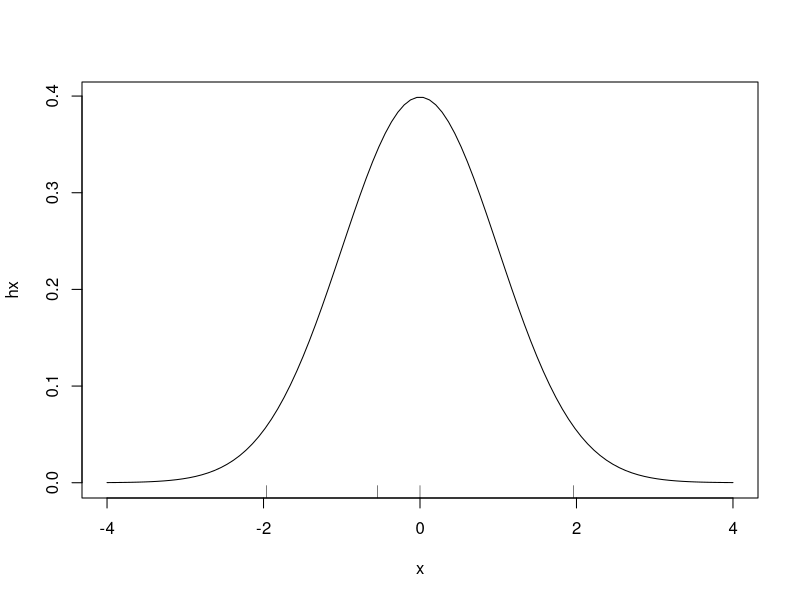
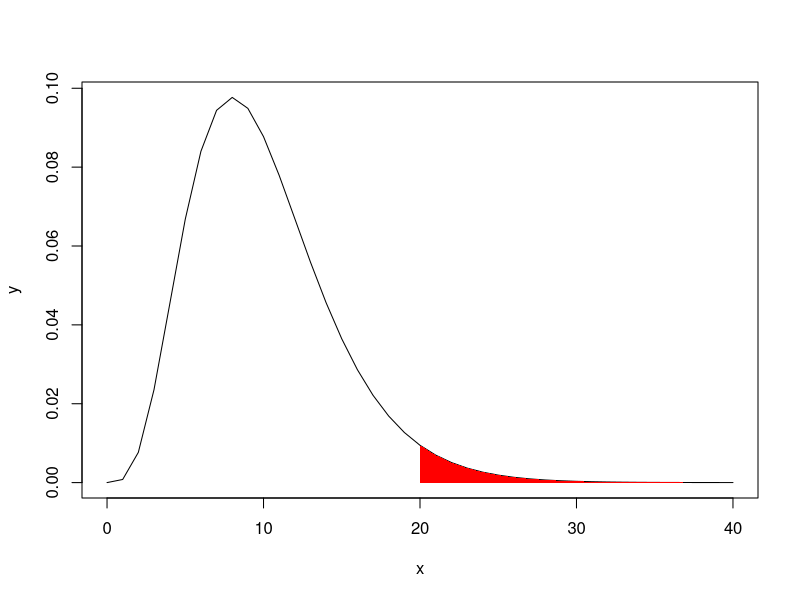

These charts were generated, in order, by the following R code:
## ---- chunk 1
knitr::opts_chunk$set(echo = TRUE)
## ---- chunk 2
knitr::opts_chunk$set(echo = TRUE)
## ---- chunk 3
x<-c(3.801895,5.214785,5.445979,4.293448,7.401404,4.156799,6.029400,3.982314,3.605331,4.707879,4.087529,4.635022,5.597247,3.889285,6.268631,
6.304441,5.565396,5.380210,1.754372,5.449418)
u.test<-function(x,mu,thegma)
{  Se=thegma/sqrt(length(x))
   u=(mean(x)-mu)/Se
   p=pnorm(u)
   list(u=u, p=p)
}
rst<-u.test(x,5,1)
rst

m<-qnorm(0.975)
x <- seq(-4, 4, length=100)
hx <- dnorm(x)
plot(x,hx,"l")
rug(c(-m,rst$u,0,m))

## ---- chunk 4
n <- pnorm(80,100,15)
n
pnorm(120,100,15)-pnorm(80,100,15)

## ---- chunk 5
u.test<-function(x,mu,thegma,alternative="twoside")
{  Se=thegma/sqrt(length(x))
   u <-(mean(x)-mu)/Se
   p <-pnorm(u)
   if(alternative=="twoside") p<-2*(1-pnorm(abs(u))) #u轉成正的可得兩邊面積
   #1-pnorm(u)會得到最右邊白色，但因為是twoside可能在另一邊，所以乘2才對
   else if (alternative=="less") p<-pnorm(u)
   else p <- 1-pnorm(u)
   list(u=u, p=p)
}

b=c(22,24,21,24,23,24,23,22,21,25)
u.test(b, 25,2.4,"less")

## ---- chunk 6

x=c(502,496,510,508,506,498,512,497,515,503,510,506)
t.test(x,mu=500,alternative ="greater") 
#P-value小於0.025 範圍(0.025,0.075)
var.test1<-function(x, sigma2){
  n<-length(x)
  S2=var(x)
  df=n-1
  chi2<-df*S2/sigma2;
  #來自於標準常態分配的n個隨機變數，其平方和屬於chi2(n)，卡方自由度n的分配
  P<-pchisq(chi2,df)
  data.frame(var=S2, df=df, chisq2=chi2, P_value=P)
}
var.test1(x,400)
## ---- chunk 7
x1=c(24, 29, 39, 40, 32, 32, 31, 44, 37, 37, 50, 28, 24, 48, 25, 
     40, 32, 34, 35, 41)
x2=c(44, 34, 36, 38, 30, 30, 35, 38, 40, 46, 38, 35, 38, 36, 38, 
     40, 34, 37, 40, 46)
var.test(x1,x2)

x1=c(48,47,44,45,46,47,43,47,42,48)
x2=c(36,45,47,38,39,42,36,42,46,35)
var.test(x1,x2)
## ---- chunk 8
before = c(94.5,101,110,103.5,97,88.5,96.5,101,104,116.5)
after = c(85,89.5,101.5,96,86,80.5,87,93.5,93,102)
t.test(before,after,paired=T)
## ---- chunk 9
ks.test(rnorm(100, mean = 5, sd = 3),"pnorm",mean=5,sd=3)#來自常態
ks.test(rnorm(100, mean = 5, sd = 3),rnorm(100, mean = 5, sd = 3)) #來自同一母體
## ---- chunk 10
library(nortest)
lillie.test(rnorm(100, mean = 5, sd = 3))
## ---- chunk 11
x <- seq(0,40)
y <- dchisq(x,df=10) 
#卡方分配:x所對應的密度：dchisq(x,df,ncp=0)
i <-x>=20
plot(x,y,"l")
polygon(c(x[i],20),c(y[i],0), col="red", border=NA) #將頭尾連在一起，才會畫出右邊紅色區塊
#polygon給x跟y，他會將尾巴連結到開頭，在區域內畫圖
